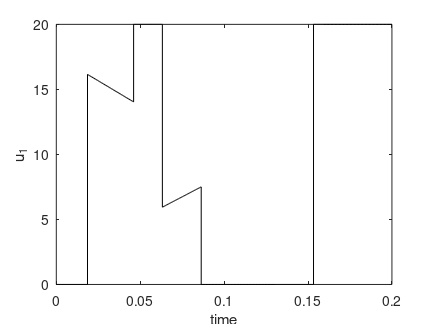
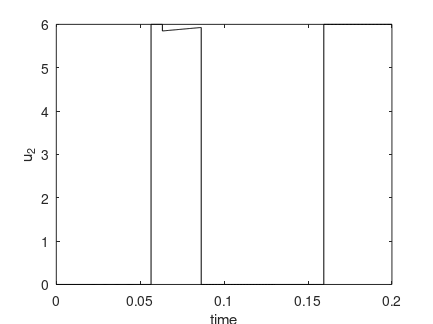
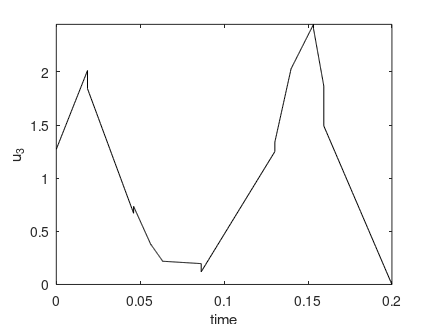
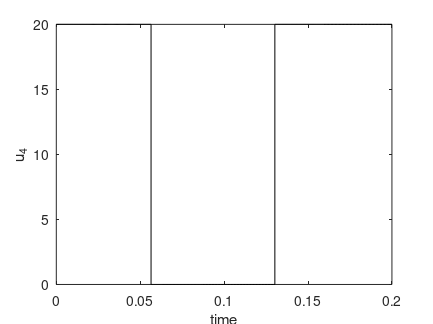

Write MATLAB code to recreate these figures, in order. (Note: this script raises an error after producing the figures.)
load optimprofiles tplot uplot xplot

% ploting
%..........................................................................
plot(tplot,uplot(:,1),'k-')
title('')
xlabel('time')
ylabel('u_1')
axis tight
% axis([0 30 -2.05 1.05])
set(1,'PaperUnits','centimeters')
set(1,'PaperPosition',[3 10 11 8.25])

print -depsc u1.eps
pause

plot(tplot,uplot(:,2),'k-')
title('')
xlabel('time')
ylabel('u_2')
axis tight
% axis([0 30 -2.05 1.05])
set(1,'PaperUnits','centimeters')
set(1,'PaperPosition',[3 10 11 8.25])

print -depsc u2.eps
pause

plot(tplot,uplot(:,3),'k-')
title('')
xlabel('time')
ylabel('u_3')
axis tight
% axis([0 30 -2.05 1.05])
set(1,'PaperUnits','centimeters')
set(1,'PaperPosition',[3 10 11 8.25])

print -depsc u3.eps
pause

plot(tplot,uplot(:,4),'k-')
title('')
xlabel('time')
ylabel('u_4')
axis tight
% axis([0 30 -2.05 1.05])
set(1,'PaperUnits','centimeters')
set(1,'PaperPosition',[3 10 11 8.25])

print -depsc u4.eps
pause

plot(tplot,xplot(:,1),'k-',tplot,xplot(:,2),'b-',tplot,xplot(:,3),'r-', ...
     tplot,xplot(:,4),'g-',tplot,xplot(:,5),'c-',tplot,xplot(:,6),'y-', ...
     tplot,xplot(:,7),'m-')
title('')
xlabel('time')
ylabel('x_1, x_2, x_3, x_4, x_5, x_6, x_7')
legend('x_1','x_2','x_3','x_4','x_5','x_6','x_7',1)
axis tight
% axis([0 30 0 20.05])
set(1,'PaperUnits','centimeters')
set(1,'PaperPosition',[3 10 11 8.25])

print -depsc x17.eps
pause

plot(tplot,xplot(:,8),'k-')
title('')
xlabel('time')
ylabel('x_8')
axis tight
% axis([0 30 0 20.05])
set(1,'PaperUnits','centimeters')
set(1,'PaperPosition',[3 10 11 8.25])

print -depsc x8.eps
pause
close
%..........................................................................